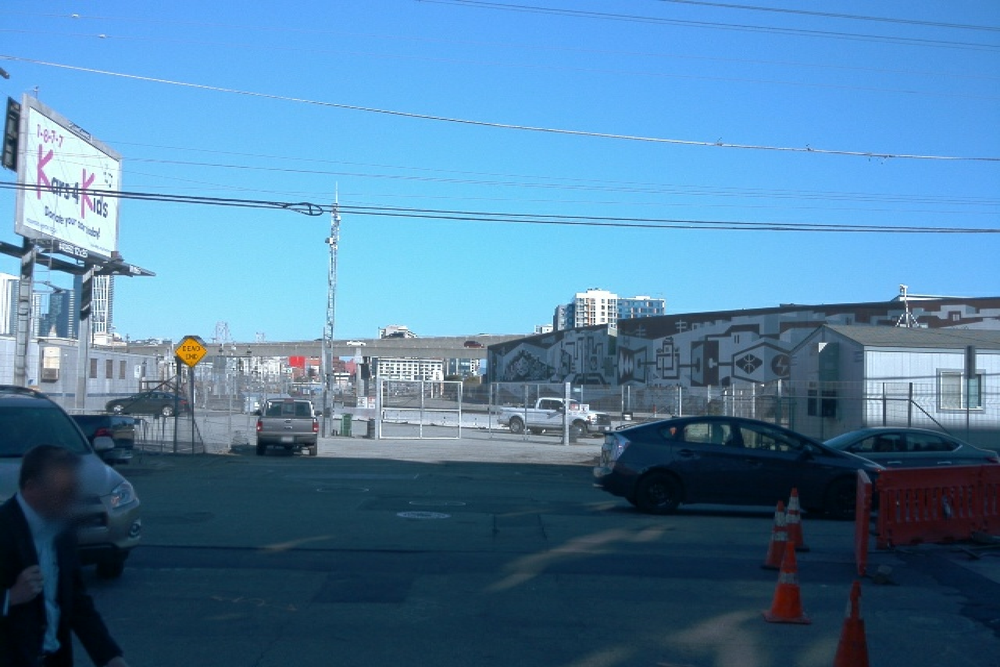
#> input picture 5_image_manipulation/data/images/segment-1231623110026745648_480_000_500_000_with_camera_labels_38.png, 1000 x 667 px, shrunk from 1920 x 1280 before the run
$ python masking.py
#> lines starting #> are read from the running program, lines starting #| are printed output that depends on the picture; after the words box and inside, x2 and y2 are one past the last pixel; in counts of white or black regions, pixels touching at a corner belong together
from PIL import Image
import numpy as np
import matplotlib.pyplot as plt

def create_mask(path, color_threshold):
    """
    create a binary mask of an image using a color threshold
    args:
    - path [str]: path to image file
    - color_threshold [array]: 1x3 array of RGB value
    returns:
    - img [array]: RGB image array
    - mask [array]: binary array
    """
    # load the image
    img = np.array(Image.open(path).convert('RGB'))
#> img is the input picture: shape (667, 1000, 3); mean R, G, B 80.4, 127.5, 163.3

    # create the mask by comparing the image pixles with color_threshold
    mask = np.all(img <= color_threshold, axis = -1)
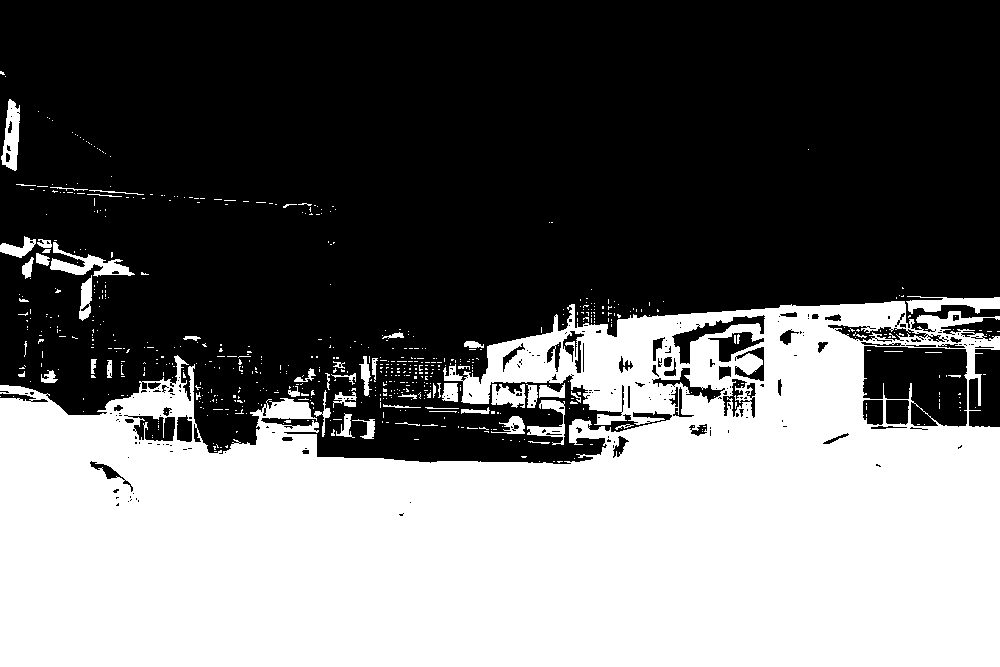
#> mask: shape (667, 1000) bool; 42.1% white; 658 white regions (601 under 20 px), largest, box (x1, y1, x2, y2) and area: (0, 301, 1000, 667) 270019, (50, 242, 135, 277) 1032, (906, 296, 1000, 314) 947

    # convert the boolean mask into an integer mask (0 or 1)
    return img, mask


def mask_and_display(img, mask):
    """
    display 3 plots next to each other: image, mask and masked image
    args:
    - img [array]: HxWxC image array
    - mask [array]: HxW mask array
    """
    # create a copy of image to apply mask
    masked_image = np.copy(img)
    # apply the mask
    masked_image[mask == 1] = 0
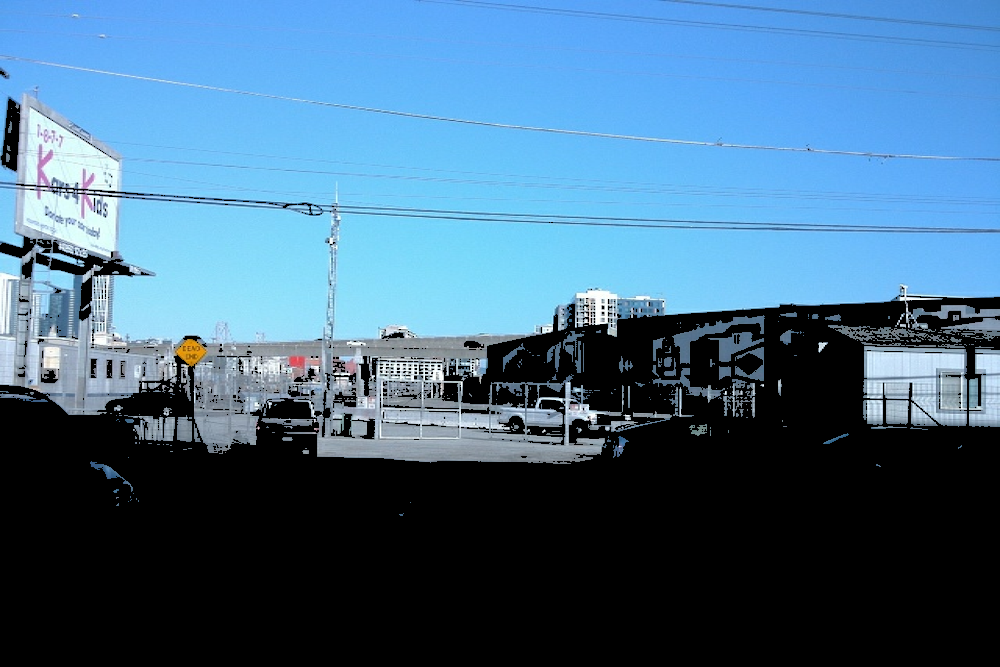
#> masked_image: shape (667, 1000, 3); mean R, G, B 68.5, 106, 134.3
    f, (ax1, ax2, ax3) = plt.subplots(1,3,figsize=(24,9))
    ax1.imshow(img)
    ax1.set_title('Original image', fontsize = 30)
    ax2.imshow(mask)
    ax2.set_title('Mask', fontsize = 30)
    ax3.imshow(masked_image)
    ax3.set_title('Masked image', fontsize = 30)
    plt.show()
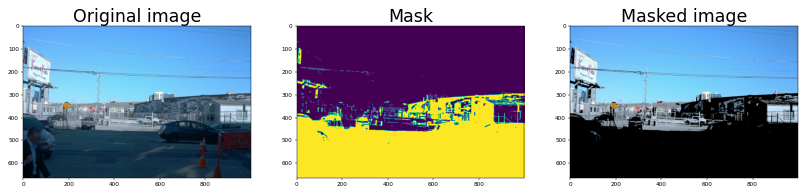
#> figure drawn by matplotlib, 3 panels


if __name__ == '__main__':
    path = 'data/images/segment-1231623110026745648_480_000_500_000_with_camera_labels_38.png'
    color_threshold = [128, 128, 128]
    img, mask = create_mask(path, color_threshold)
    mask_and_display(img, mask)

$ run again, with 5_image_manipulation/data/images/segment-12208410199966712301_4480_000_4500_000_with_camera_labels_79.png copied over 5_image_manipulation/data/images/segment-1231623110026745648_480_000_500_000_with_camera_labels_38.png
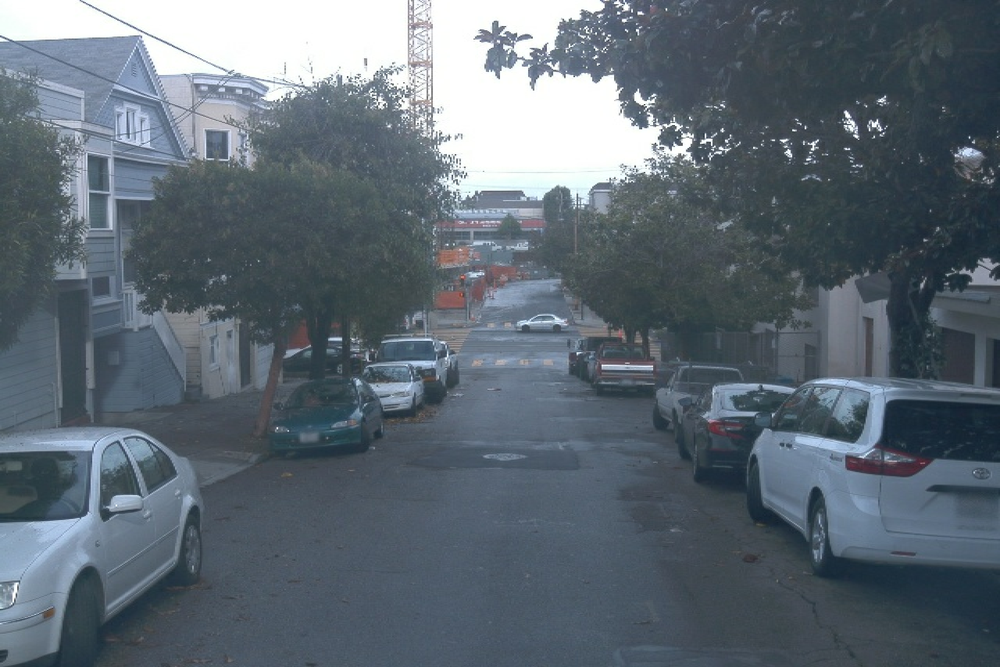
#> input picture 5_image_manipulation/data/images/segment-12208410199966712301_4480_000_4500_000_with_camera_labels_79.png, 1000 x 667 px, shrunk from 1920 x 1280 before the run
#> in create_mask, img is the input picture: shape (667, 1000, 3); mean R, G, B 94.3, 105.7, 115.6
#> in create_mask, `mask = np.all(img <= color_threshold, axis = -1)`:
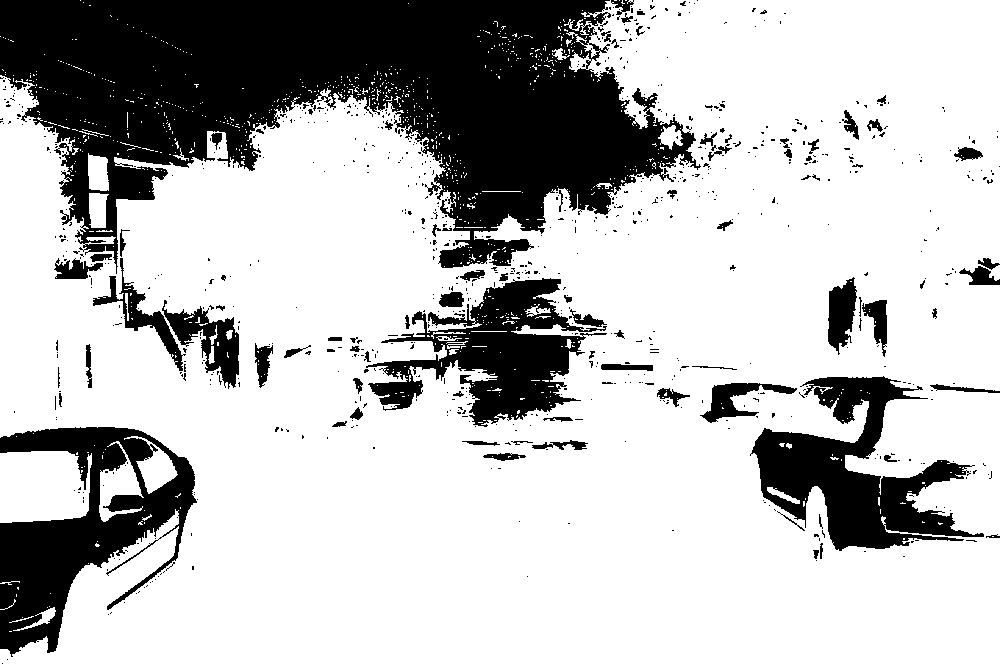
#> mask: shape (667, 1000) bool; 74.3% white; 837 black regions (755 under 20 px), largest, box (x1, y1, x2, y2) and area: (0, 0, 701, 274) 102515, (0, 427, 197, 657) 19662, (750, 376, 984, 551) 16877
#> in mask_and_display, `plt.show()`:
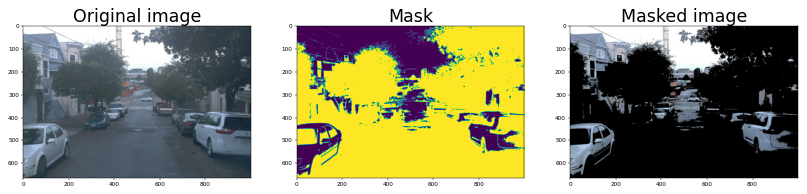
#> figure drawn by matplotlib, 3 panels

$ run again, with 5_image_manipulation/data/images/segment-12208410199966712301_4480_000_4500_000_with_camera_labels_83.png copied over 5_image_manipulation/data/images/segment-1231623110026745648_480_000_500_000_with_camera_labels_38.png
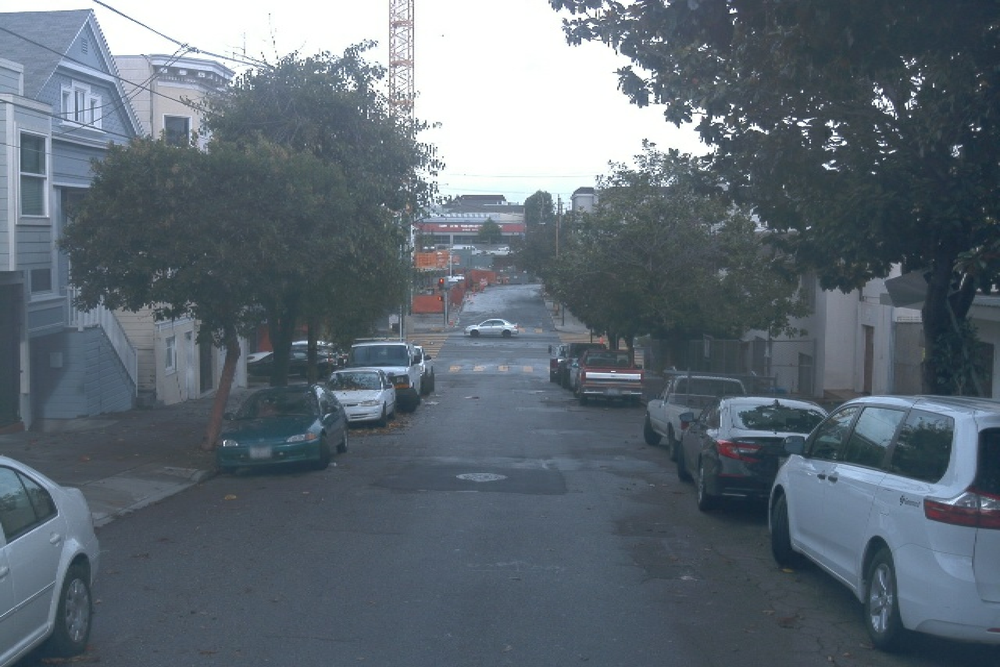
#> input picture 5_image_manipulation/data/images/segment-12208410199966712301_4480_000_4500_000_with_camera_labels_83.png, 1000 x 667 px, shrunk from 1920 x 1280 before the run
#> in create_mask, img is the input picture: shape (667, 1000, 3); mean R, G, B 95.2, 106.5, 116.3
#> in create_mask, `mask = np.all(img <= color_threshold, axis = -1)`:
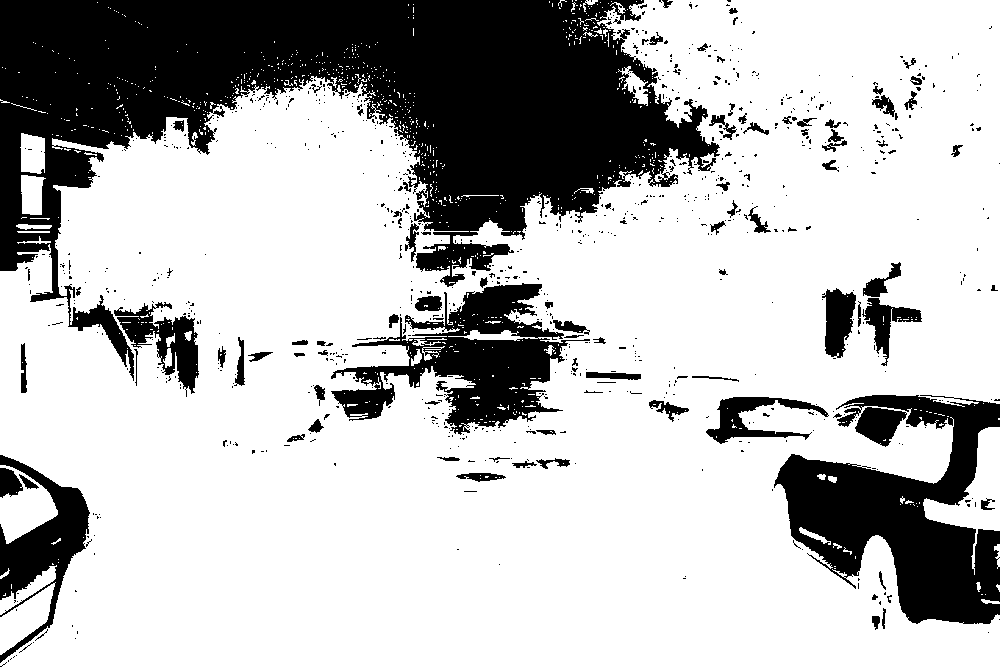
#> mask: shape (667, 1000) bool; 73.5% white; 857 black regions (763 under 20 px), largest, box (x1, y1, x2, y2) and area: (0, 0, 720, 381) 109163, (774, 395, 1000, 624) 25991, (331, 283, 590, 435) 15338
#> in mask_and_display, `plt.show()`:
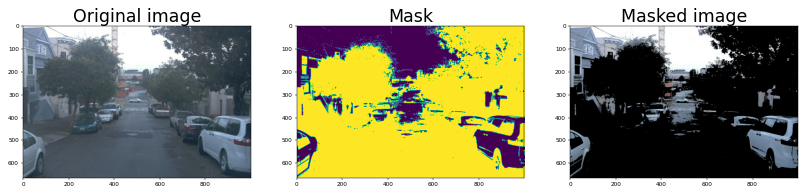
#> figure drawn by matplotlib, 3 panels

$ run again, with 5_image_manipulation/data/images/segment-12212767626682531382_2100_150_2120_150_with_camera_labels_20.png copied over 5_image_manipulation/data/images/segment-1231623110026745648_480_000_500_000_with_camera_labels_38.png
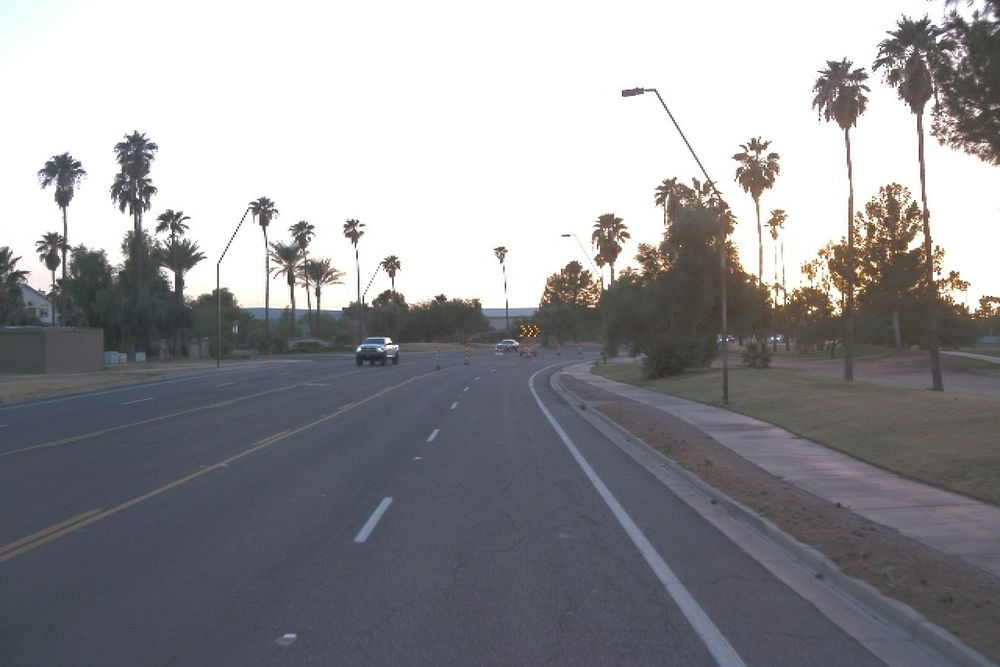
#> input picture 5_image_manipulation/data/images/segment-12212767626682531382_2100_150_2120_150_with_camera_labels_20.png, 1000 x 667 px, shrunk from 1920 x 1280 before the run
#> in create_mask, img is the input picture: shape (667, 1000, 3); mean R, G, B 146.8, 147.1, 150.2
#> in create_mask, `mask = np.all(img <= color_threshold, axis = -1)`:
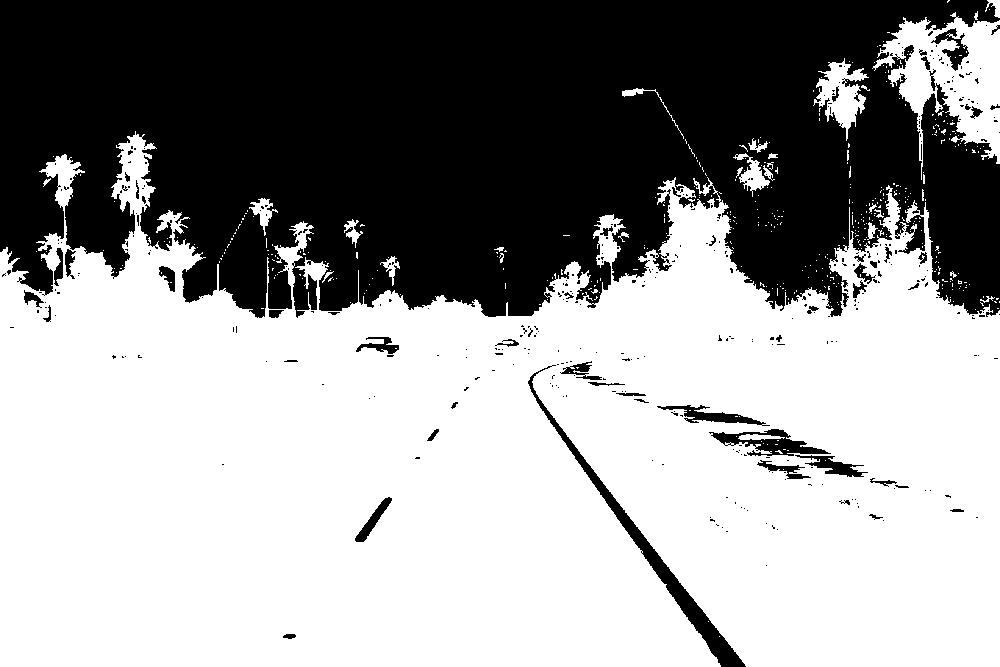
#> mask: shape (667, 1000) bool; 59.8% white; 395 black regions (342 under 20 px), largest, box (x1, y1, x2, y2) and area: (0, 0, 1000, 318) 255677, (528, 365, 746, 667) 3876, (709, 429, 831, 456) 1329
#> in mask_and_display, `plt.show()`:
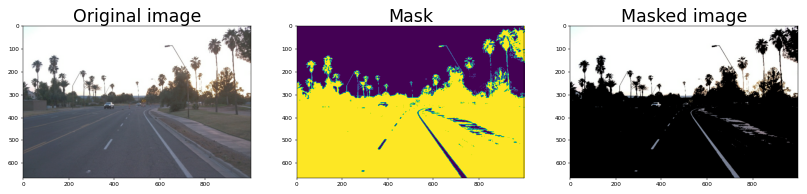
#> figure drawn by matplotlib, 3 panels
